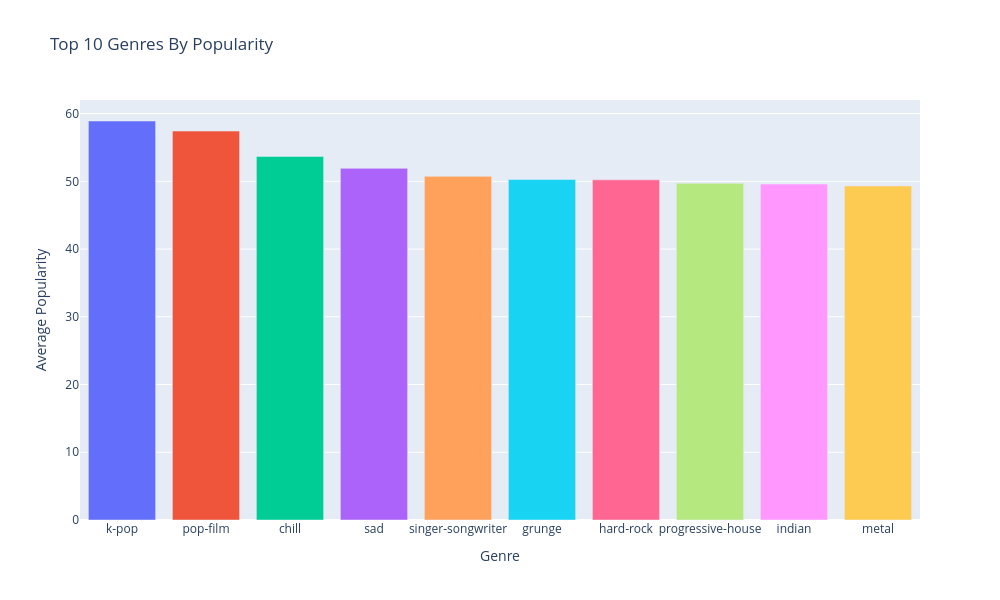

The code cell stored with this chart in its notebook:
### Markdown cell above
# Observations

K-pop and pop-film fill the top 2 places but not by much, a wide range of genres closely pack the top 10 with on whole very little statistically between them, lets put this into a plot

### Code cell
#show plot of top 10 genres by average popularity
dfSpotify_DataSet_Temp = dfSpotify_DataSet_Work.sort_values(by="popularity", ascending=False).drop_duplicates(
    subset=["artists","album_name","track_name"], keep="first")

#get mean popularity by genre
dfSpotify_DataSet_Temp = dfSpotify_DataSet_Temp.groupby("track_genre").agg({"popularity": "mean"}).reset_index()  

#sort by popularity
dfSpotify_DataSet_Temp = dfSpotify_DataSet_Temp.sort_values(by="popularity", ascending=False).head(10)  

#put into a plot
fig = px.bar(dfSpotify_DataSet_Temp, x="track_genre", y="popularity", color="track_genre",
             title="Top 10 Genres By Popularity", labels={"track_genre": "Genre", "popularity": "Average Popularity"})
fig.update_layout(xaxis_title="Genre", yaxis_title="Average Popularity", showlegend=False, height=600, width=1000)
fig.show()

### Figure 1 — Plotly figure (JSON) as saved in the notebook; plotly's stock layout.template omitted (floating-point values rounded to 4 significant figures)
{"data": [{"alignmentgroup": "True", "hovertemplate": "Genre=%{x}<br>Average Popularity=%{y}<extra></extra>", "legendgroup": "k-pop", "marker": {"color": "#636efa", "pattern": {"shape": ""}}, "name": "k-pop", "offsetgroup": "k-pop", "orientation": "v", "showlegend": true, "textposition": "auto", "type": "bar", "x": ["k-pop"], "xaxis": "x", "y": [58.91], "yaxis": "y"}, {"alignmentgroup": "True", "hovertemplate": "Genre=%{x}<br>Average Popularity=%{y}<extra></extra>", "legendgroup": "pop-film", "marker": {"color": "#EF553B", "pattern": {"shape": ""}}, "name": "pop-film", "offsetgroup": "pop-film", "orientation": "v", "showlegend": true, "textposition": "auto", "type": "bar", "x": ["pop-film"], "xaxis": "x", "y": [57.42], "yaxis": "y"}, {"alignmentgroup": "True", "hovertemplate": "Genre=%{x}<br>Average Popularity=%{y}<extra></extra>", "legendgroup": "chill", "marker": {"color": "#00cc96", "pattern": {"shape": ""}}, "name": "chill", "offsetgroup": "chill", "orientation": "v", "showlegend": true, "textposition": "auto", "type": "bar", "x": ["chill"], "xaxis": "x", "y": [53.68], "yaxis": "y"}, {"alignmentgroup": "True", "hovertemplate": "Genre=%{x}<br>Average Popularity=%{y}<extra></extra>", "legendgroup": "sad", "marker": {"color": "#ab63fa", "pattern": {"shape": ""}}, "name": "sad", "offsetgroup": "sad", "orientation": "v", "showlegend": true, "textposition": "auto", "type": "bar", "x": ["sad"], "xaxis": "x", "y": [51.91], "yaxis": "y"}, {"alignmentgroup": "True", "hovertemplate": "Genre=%{x}<br>Average Popularity=%{y}<extra></extra>", "legendgroup": "singer-songwriter", "marker": {"color": "#FFA15A", "pattern": {"shape": ""}}, "name": "singer-songwriter", "offsetgroup": "singer-songwriter", "orientation": "v", "showlegend": true, "textposition": "auto", "type": "bar", "x": ["singer-songwriter"], "xaxis": "x", "y": [50.73], "yaxis": "y"}, {"alignmentgroup": "True", "hovertemplate": "Genre=%{x}<br>Average Popularity=%{y}<extra></extra>", "legendgroup": "grunge", "marker": {"color": "#19d3f3", "pattern": {"shape": ""}}, "name": "grunge", "offsetgroup": "grunge", "orientation": "v", "showlegend": true, "textposition": "auto", "type": "bar", "x": ["grunge"], "xaxis": "x", "y": [50.26], "yaxis": "y"}, {"alignmentgroup": "True", "hovertemplate": "Genre=%{x}<br>Average Popularity=%{y}<extra></extra>", "legendgroup": "hard-rock", "marker": {"color": "#FF6692", "pattern": {"shape": ""}}, "name": "hard-rock", "offsetgroup": "hard-rock", "orientation": "v", "showlegend": true, "textposition": "auto", "type": "bar", "x": ["hard-rock"], "xaxis": "x", "y": [50.22], "yaxis": "y"}, {"alignmentgroup": "True", "hovertemplate": "Genre=%{x}<br>Average Popularity=%{y}<extra></extra>", "legendgroup": "progressive-house", "marker": {"color": "#B6E880", "pattern": {"shape": ""}}, "name": "progressive-house", "offsetgroup": "progressive-house", "orientation": "v", "showlegend": true, "textposition": "auto", "type": "bar", "x": ["progressive-house"], "xaxis": "x", "y": [49.71], "yaxis": "y"}, {"alignmentgroup": "True", "hovertemplate": "Genre=%{x}<br>Average Popularity=%{y}<extra></extra>", "legendgroup": "indian", "marker": {"color": "#FF97FF", "pattern": {"shape": ""}}, "name": "indian", "offsetgroup": "indian", "orientation": "v", "showlegend": true, "textposition": "auto", "type": "bar", "x": ["indian"], "xaxis": "x", "y": [49.59], "yaxis": "y"}, {"alignmentgroup": "True", "hovertemplate": "Genre=%{x}<br>Average Popularity=%{y}<extra></extra>", "legendgroup": "metal", "marker": {"color": "#FECB52", "pattern": {"shape": ""}}, "name": "metal", "offsetgroup": "metal", "orientation": "v", "showlegend": true, "textposition": "auto", "type": "bar", "x": ["metal"], "xaxis": "x", "y": [49.31], "yaxis": "y"}], "layout": {"barmode": "relative", "height": 600, "legend": {"title": {"text": "Genre"}, "tracegroupgap": 0}, "showlegend": false, "title": {"text": "Top 10 Genres By Popularity"}, "width": 1000, "xaxis": {"anchor": "y", "categoryarray": ["k-pop", "pop-film", "chill", "sad", "singer-songwriter", "grunge", "hard-rock", "progressive-house", "indian", "metal"], "categoryorder": "array", "domain": [0, 1], "title": {"text": "Genre"}}, "yaxis": {"anchor": "x", "domain": [0, 1], "title": {"text": "Average Popularity"}}}}
